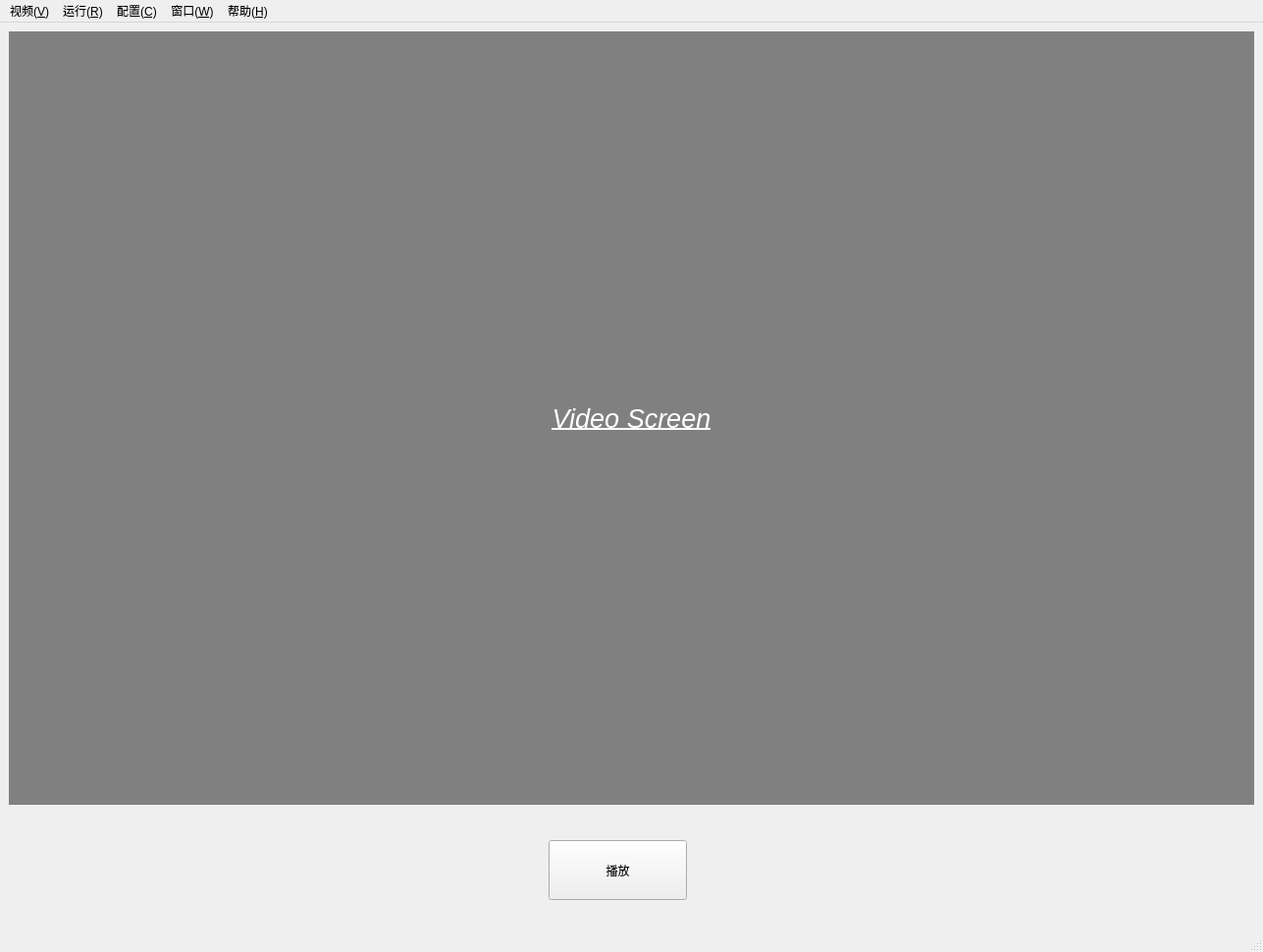
<?xml version="1.0" encoding="UTF-8"?>
<ui version="4.0">
 <class>MainWindow</class>
 <widget class="QMainWindow" name="MainWindow">
  <property name="geometry">
   <rect>
    <x>0</x>
    <y>0</y>
    <width>1287</width>
    <height>970</height>
   </rect>
  </property>
  <property name="windowTitle">
   <string>MainWindow</string>
  </property>
  <property name="styleSheet">
   <string notr="true">#video_screen{/*视频幕布*/
	color: white;
	background-color: gray;
	margin: 0px 0px;
}
#running_view{/*运行视图*/
	color: white;
	background-color: #616161;
	margin: 0px 0px;
}</string>
  </property>
  <widget class="QWidget" name="centralwidget">
   <layout class="QVBoxLayout" name="verticalLayout" stretch="7">
    <property name="leftMargin">
     <number>0</number>
    </property>
    <property name="topMargin">
     <number>0</number>
    </property>
    <property name="rightMargin">
     <number>0</number>
    </property>
    <property name="bottomMargin">
     <number>0</number>
    </property>
    <item>
     <widget class="QStackedWidget" name="page_container">
      <property name="currentIndex">
       <number>0</number>
      </property>
      <widget class="QWidget" name="video_page">
       <layout class="QVBoxLayout" name="verticalLayout_2" stretch="7,1">
        <item>
         <widget class="QLabel" name="video_screen">
          <property name="font">
           <font>
            <pointsize>20</pointsize>
            <italic>true</italic>
            <underline>true</underline>
           </font>
          </property>
          <property name="toolTip">
           <string>视频幕布</string>
          </property>
          <property name="text">
           <string>Video Screen</string>
          </property>
          <property name="alignment">
           <set>Qt::AlignCenter</set>
          </property>
         </widget>
        </item>
        <item>
         <widget class="QWidget" name="widget" native="true">
          <widget class="QPushButton" name="video_button">
           <property name="geometry">
            <rect>
             <x>550</x>
             <y>30</y>
             <width>141</width>
             <height>61</height>
            </rect>
           </property>
           <property name="text">
            <string>播放</string>
           </property>
          </widget>
         </widget>
        </item>
       </layout>
      </widget>
      <widget class="QWidget" name="running_page">
       <layout class="QVBoxLayout" name="verticalLayout_3" stretch="7,1">
        <item>
         <widget class="QLabel" name="running_view">
          <property name="font">
           <font>
            <pointsize>20</pointsize>
            <italic>true</italic>
            <underline>true</underline>
           </font>
          </property>
          <property name="toolTip">
           <string>运行视图</string>
          </property>
          <property name="text">
           <string>Running View</string>
          </property>
          <property name="alignment">
           <set>Qt::AlignCenter</set>
          </property>
         </widget>
        </item>
        <item>
         <widget class="QWidget" name="widget_2" native="true"/>
        </item>
       </layout>
      </widget>
      <widget class="QWidget" name="config_page">
       <widget class="QLabel" name="label_3">
        <property name="geometry">
         <rect>
          <x>160</x>
          <y>150</y>
          <width>81</width>
          <height>18</height>
         </rect>
        </property>
        <property name="text">
         <string>configure</string>
        </property>
       </widget>
      </widget>
     </widget>
    </item>
   </layout>
  </widget>
  <widget class="QMenuBar" name="menubar">
   <property name="geometry">
    <rect>
     <x>0</x>
     <y>0</y>
     <width>1287</width>
     <height>30</height>
    </rect>
   </property>
   <widget class="QMenu" name="menu_video">
    <property name="title">
     <string>视频(&amp;V)</string>
    </property>
    <addaction name="action"/>
    <addaction name="action_2"/>
    <addaction name="action_3"/>
    <addaction name="separator"/>
    <addaction name="action_6"/>
   </widget>
   <widget class="QMenu" name="menu_config">
    <property name="title">
     <string>配置(&amp;C)</string>
    </property>
    <addaction name="action_4"/>
    <addaction name="action_5"/>
    <addaction name="separator"/>
    <addaction name="action_11"/>
   </widget>
   <widget class="QMenu" name="menu_run">
    <property name="title">
     <string>运行(&amp;R)</string>
    </property>
    <addaction name="separator"/>
    <addaction name="action_9"/>
   </widget>
   <widget class="QMenu" name="menu_help">
    <property name="title">
     <string>帮助(&amp;H)</string>
    </property>
    <addaction name="action_12"/>
   </widget>
   <widget class="QMenu" name="menu_window">
    <property name="title">
     <string>窗口(&amp;W)</string>
    </property>
   </widget>
   <addaction name="menu_video"/>
   <addaction name="menu_run"/>
   <addaction name="menu_config"/>
   <addaction name="menu_window"/>
   <addaction name="menu_help"/>
  </widget>
  <widget class="QStatusBar" name="statusbar"/>
  <action name="action123">
   <property name="text">
    <string>123</string>
   </property>
  </action>
  <action name="action">
   <property name="text">
    <string>选择新的...</string>
   </property>
  </action>
  <action name="action_2">
   <property name="text">
    <string>打开当前的...</string>
   </property>
  </action>
  <action name="action_3">
   <property name="text">
    <string>打开当前目录...</string>
   </property>
  </action>
  <action name="action_4">
   <property name="text">
    <string>打开测试页面</string>
   </property>
  </action>
  <action name="action_5">
   <property name="text">
    <string>打开调试窗口</string>
   </property>
  </action>
  <action name="action_6">
   <property name="text">
    <string>进入视频页面</string>
   </property>
  </action>
  <action name="action_9">
   <property name="text">
    <string>进入运行页面</string>
   </property>
  </action>
  <action name="action_11">
   <property name="text">
    <string>进入配置页面</string>
   </property>
  </action>
  <action name="action_12">
   <property name="text">
    <string>关于...</string>
   </property>
  </action>
 </widget>
 <resources/>
 <connections>
  <connection>
   <sender>video_button</sender>
   <signal>clicked()</signal>
   <receiver>MainWindow</receiver>
   <slot>play_video()</slot>
   <hints>
    <hint type="sourcelabel">
     <x>633</x>
     <y>879</y>
    </hint>
    <hint type="destinationlabel">
     <x>643</x>
     <y>484</y>
    </hint>
   </hints>
  </connection>
 </connections>
 <slots>
  <slot>play_video()</slot>
 </slots>
</ui>
